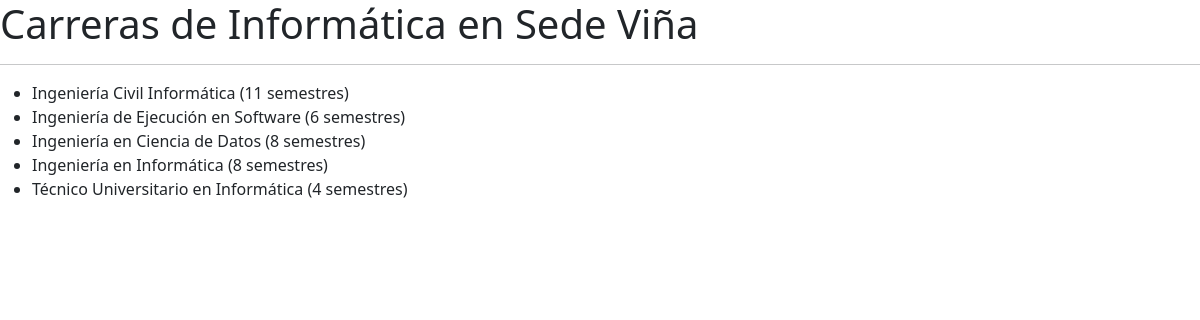
Screenshot of /carreras/ with the database file from the repository.
### core/models.py (models this page shows)
class Carrera(models.Model):
    codigo = models.CharField(max_length=6, primary_key=True)
    nombre = models.CharField(max_length=60)
    duracion = models.IntegerField()
    def __str__(self):
        return self.nombre + " (" + str(self.duracion) + " semestres)"

### core/views.py (the view)
# urls.py: path('carreras/', views.carreras, name='carreras'),
def carreras(request):
    list_carreras = Carrera.objects.all().order_by('nombre')
    titulo = "Carreras de Informática en Sede Viña"
    data = {
        'carreras': list_carreras,
        'titulo': titulo,
    }
    return render(request,'core/carreras.html',data)

### core/templates/core/carreras.html (shortened to what this page needs)
{% load static %}
<!DOCTYPE html>
<html lang="en">
<head>
    <link rel="stylesheet" href="{% static 'core/css/bootstrap.css' %}">
</head>
<body>
    <h1>{{ titulo }}</h1>
    <hr>
    <ul>
        {% for carrera in carreras %}
            <li>{{ carrera }}</li>
        {% endfor %}
    </ul>
</body>
</html>

### rows the page displays
Carrera: nombre+duracion "Ingeniería Civil Informática (11 semestres)"
Carrera: nombre+duracion "Ingeniería de Ejecución en Software (6 semestres)"
Carrera: nombre+duracion "Ingeniería en Ciencia de Datos (8 semestres)"
Carrera: nombre+duracion "Ingeniería en Informática (8 semestres)"
Carrera: nombre+duracion "Técnico Universitario en Informática (4 semestres)"
